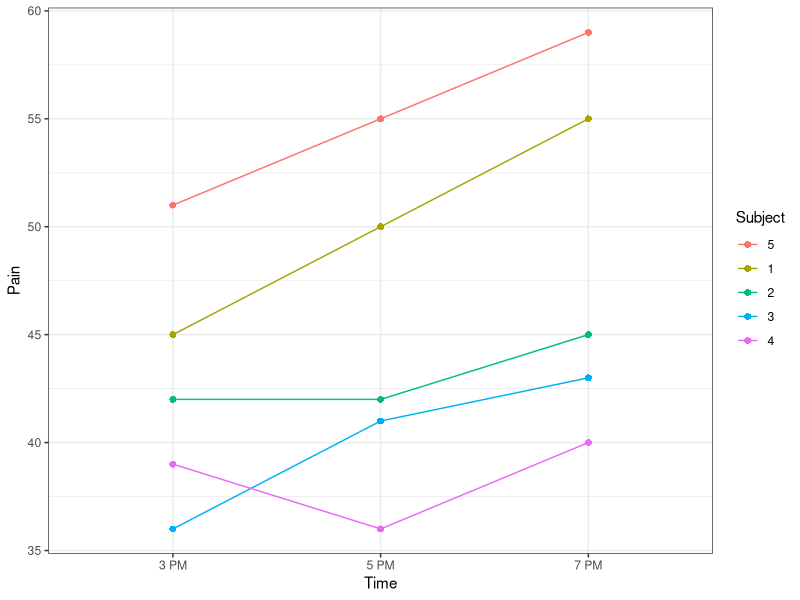
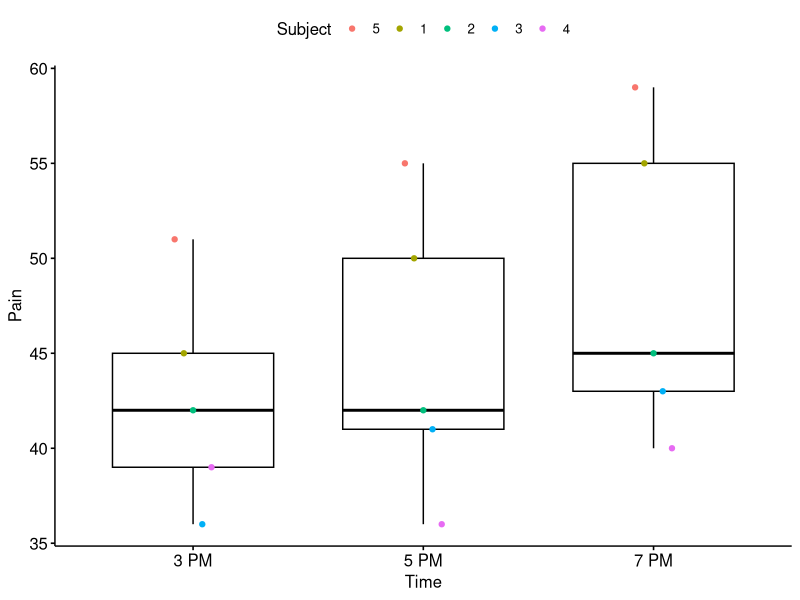
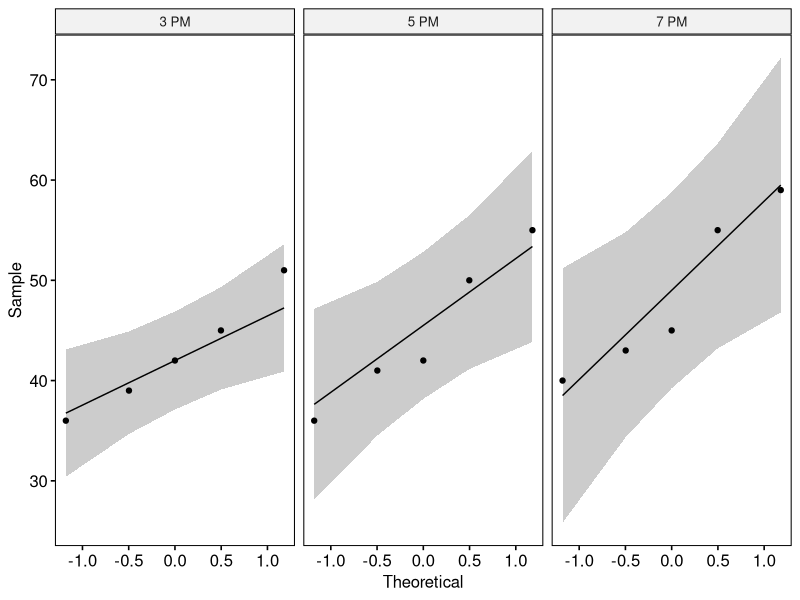
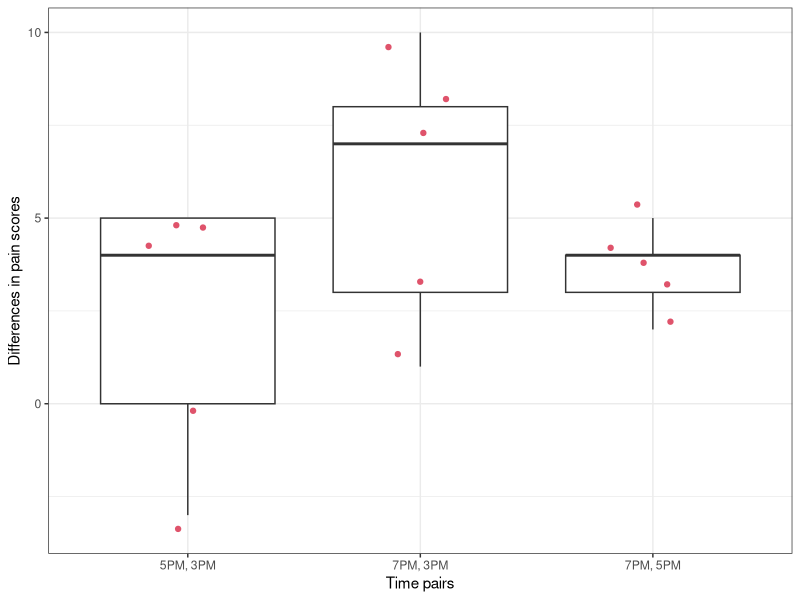
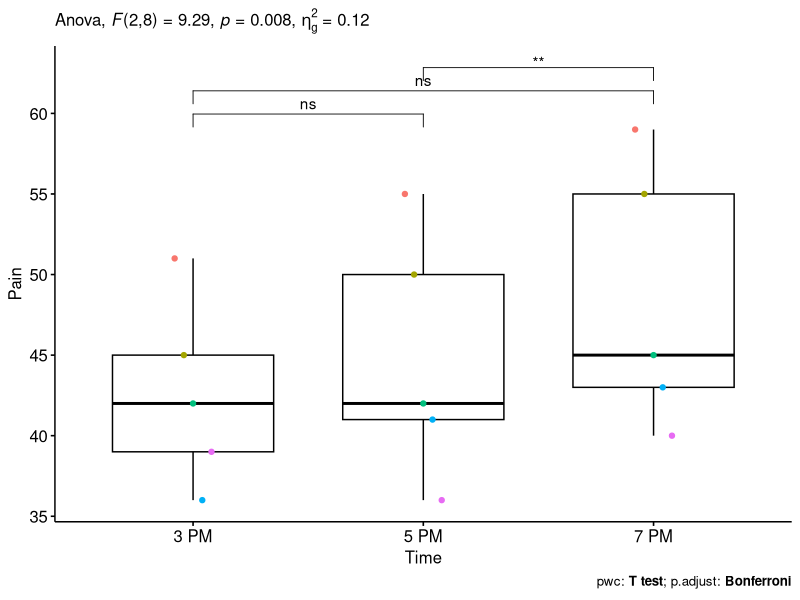
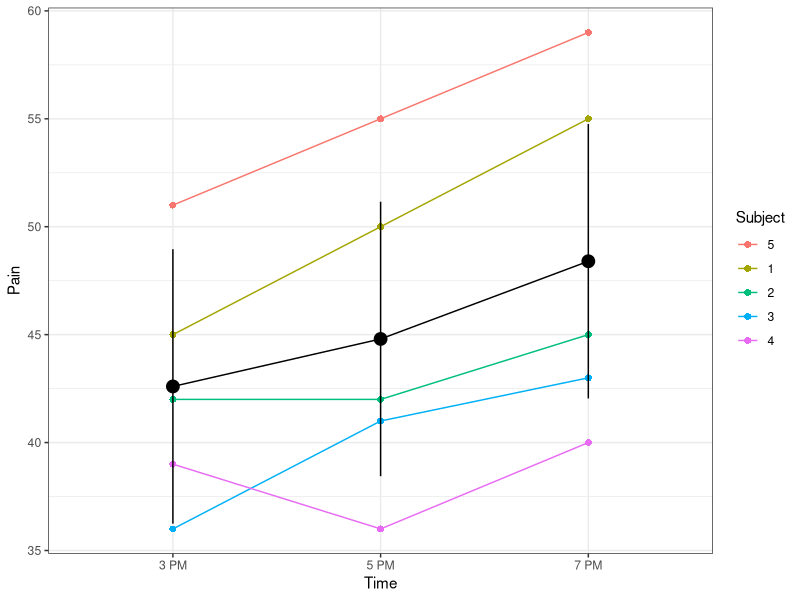
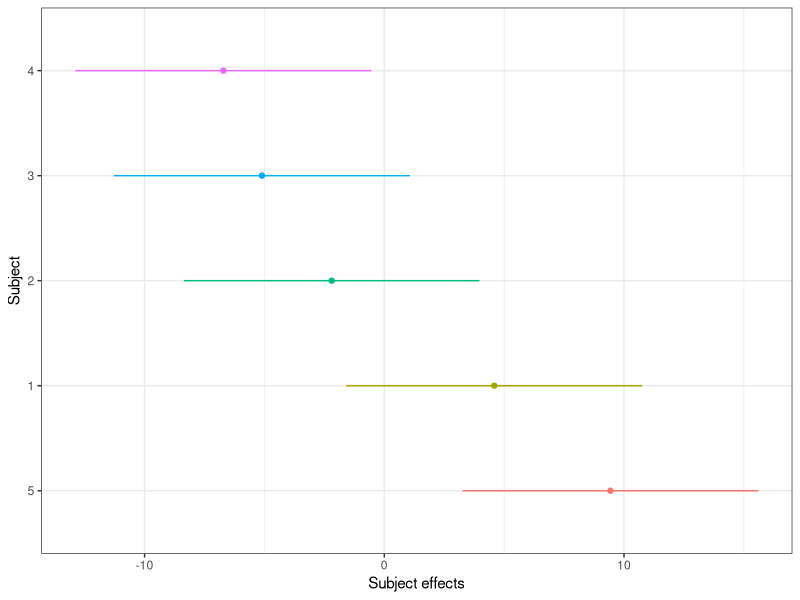
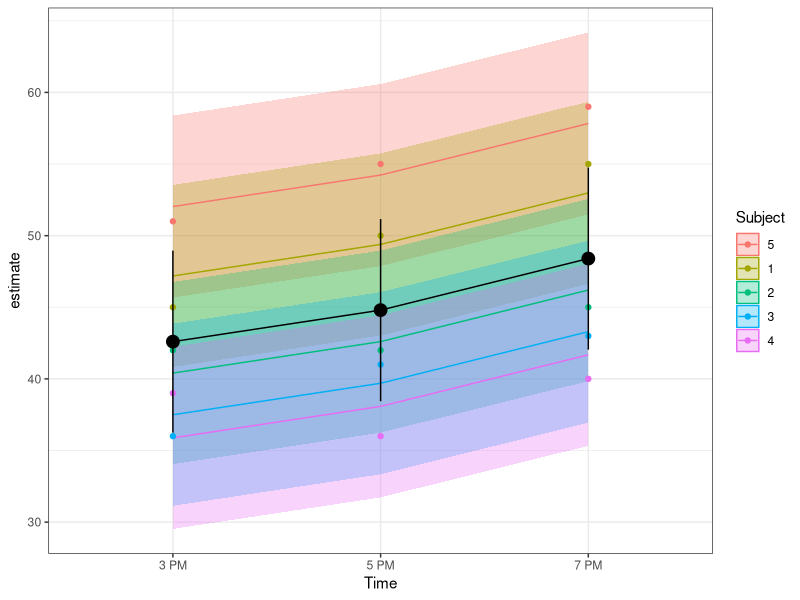

The R source for these figures, in order: (Note: this script raises an error after producing the figures.)
## ---- chunk 1
knitr::opts_chunk$set(echo = TRUE)
# knitr::opts_knit$set(root.dir = "../data")
knitr::opts_chunk$set(fig.dim=c(5,3.5), out.width="70%", fig.retina=2)
## ---- chunk 2
library(tidyverse)
library(rstatix)
library(ggpubr)
library(glmmTMB)
library(marginaleffects)
library(patchwork)
theme_set(theme_bw())
## ---- chunk 3
dt <- tibble(
    Subject = as_factor(rep(1:5,each=3)),
    Time = as_factor(rep(c("3 PM","5 PM","7 PM"),5)),
    Pain = c(45, 50, 55, 42, 42, 45, 36, 41, 43, 39, 36, 40, 51, 55, 59)) |> 
  # reorder subject by their pain scores
  mutate(Subject = fct_reorder(Subject,-Pain,mean)) |> 
  # make another version of time: hours = hours since start of experiment
  mutate(Hour = (as.numeric(Time) - 1) * 2)
dt
## ---- chunk 4
gline <- ggplot(dt) +
  aes(x = Time, y = Pain, colour = Subject, group=Subject) +
  # geom_boxplot(aes(col=NULL, group=NULL)) +
  geom_point(size=2,pch=16) +
  geom_line()

gline
## ---- chunk 5
gbox <- ggboxplot(dt, x = "Time", y = "Pain", alpha=.5) +
  geom_point(aes(colour = Subject, group=Subject), position = position_dodge(.2)) 

gbox
## ---- chunk 6
dt |> 
  group_by(Time) |> 
  get_summary_stats(Pain, type = "mean_sd")
## ---- chunk 7
dt |>  
  group_by(Time) |> 
  shapiro_test(Pain) 
## ---- chunk 8
# from the 'ggpubr' package
ggqqplot(dt, "Pain", facet.by = "Time")
## ---- chunk 9

# dv = dependent variable (response,i.e, "Pain")
# wid = variable identifying the subjects: "Subject"
# within = within-subjects variable (fixed factor), i.e, "Time"

anova_pain <- anova_test(data = dt, dv = Pain, wid = Subject, within = Time)
anova_pain
## ---- chunk 10
diff_dt <- dt |> 
  group_by(Subject) |> 
  summarise(`5PM, 3PM` = Pain[Time=="5 PM"] - Pain[Time=="3 PM"],
            `7PM, 3PM` = Pain[Time=="7 PM"] - Pain[Time=="3 PM"],
            `7PM, 5PM` = Pain[Time=="7 PM"] - Pain[Time=="5 PM"]) |> 
  pivot_longer(cols=2:4, names_to = "Time pairs", values_to = "Differences in pain scores")

diff_dt
## ---- chunk 11
diff_dt |> group_by(`Time pairs`) |> summarise(sd(`Differences in pain scores`))
## ---- chunk 12
diff_dt |> ggplot() + 
  aes(x=`Time pairs`,y=`Differences in pain scores`) + 
  geom_boxplot() +
  geom_jitter(col=2,width=.2)
## ---- chunk 13
anova_pain$`Mauchly's Test for Sphericity`
## ---- chunk 14
anova_pain$`Sphericity Corrections`
## ---- chunk 15
pwc <- dt %>%
  pairwise_t_test(
    Pain ~ Time, paired = TRUE,
    p.adjust.method = "bonferroni"
    )
pwc
## ---- chunk 16
pwc <- pwc %>% add_xy_position(x = "Time")
gbox + 
  stat_pvalue_manual(pwc) +
  labs(
    subtitle = get_test_label(anova_pain, detailed = TRUE),
    caption = get_pwc_label(pwc)
  ) +  theme(legend.position="none")
## ---- chunk 17
lmm1 <- glmmTMB(Pain ~ Time + (1 | Subject), data=dt)
summary(lmm1)
## ---- chunk 18
# refit the model with lme4 to avoid issues with 
# glmmTMB not playing with marginaleffefcts
lmer1 <- lme4::lmer(Pain ~ Time + (1 | Subject), data=dt)

predf <- predictions(lmer1, by="Time")
## ---- chunk 19
gline +
  geom_point(
    data = predf, 
    aes(x=Time, y=estimate), inherit.aes = F, size=4
    ) +
  geom_line(
    data =predf, 
    aes(x=as.numeric(Time), y=estimate), 
    inherit.aes = F
    ) +
  geom_errorbar(
    data =predf, 
    aes(x=Time, ymin=conf.low, ymax=conf.high), 
    width=0, 
    inherit.aes = F
    ) 
## ---- chunk 20
ranef(lmm1)
## ---- chunk 21
predr <- predictions(lmer1, by="Subject") |> 
  # subtract the mean to get marginal effects
  mutate(pred.mar = estimate - mean(estimate),
         conf.low.mar = conf.low - mean(estimate),
         conf.high.mar = conf.high - mean(estimate))
predr
## ---- chunk 22
predr |> 
  ggplot() + 
  aes(x=Subject,y=pred.mar,col=Subject) +
  geom_point() +
  geom_errorbar(aes(ymin=conf.low.mar,
                    ymax=conf.high.mar),
                width=0) +
  ylab("Subject effects") +
  theme(legend.position="none") + coord_flip()
## ---- chunk 23
predall <- predictions(lmer1)
predall

## ---- chunk 24
ggplot(predall) +
  aes(x = Time, 
      y = estimate, 
      col=Subject, 
      group=Subject
      ) +
  geom_ribbon(
    aes(ymin=conf.low, 
        ymax=conf.high, 
        col=NULL,
        fill = Subject), 
    width=0, alpha=.3
    ) +
  geom_line() + 
  geom_point(data=dt, 
             aes(y=Pain)
             ) +
  geom_point(data =predf, 
             aes(x=Time, y=estimate), 
             inherit.aes = F, size=4
             ) +
  geom_line(data =predf, 
            aes(x=as.numeric(Time), y=estimate), 
            inherit.aes = F
            ) +
  geom_errorbar(data =predf,
                aes(x=Time, ymin=conf.low, ymax=conf.high),
                width=0, inherit.aes = F)
 
## ---- chunk 25
# fit the model
glmmtmb_mixreg1 <- glmmTMB(Pain ~ Hour + (Hour | Subject), data = dt)
summary(glmmtmb_mixreg1)
## ---- chunk 26
# fit the model
lmer_mixreg1 <- lme4::lmer(Pain ~ Hour + (Hour | Subject), data = dt)
summary(lmer_mixreg1)
## ---- chunk 27
# fit the model
glmmtmb_mixreg1_reml <- update(glmmtmb_mixreg1, REML = T)
summary(glmmtmb_mixreg1_reml)
## ---- chunk 28
ranef(glmmtmb_mixreg1_reml)
## ---- chunk 29
ranef(glmmtmb_mixreg1_reml)[[1]]$Subject |> cor()
## ---- chunk 30
plot_predictions(
  lmer_mixreg1, 
  condition = c("Hour", "Subject")
  ) +
  geom_point(
    data=dt, 
    aes(x=Hour,y=Pain,col=Subject)
  )
## ---- chunk 31
glmmtmb_mixreg2 <- glmmTMB(
  Pain ~ Hour + (1 | Subject) + (0 + Hour | Subject), 
  data = dt)

summary(glmmtmb_mixreg2)
## ---- chunk 32
lmer_mixreg2 <- lme4::lmer(
  Pain ~ Hour + (1 | Subject) + (0 + Hour | Subject), 
  data = dt)

lmer_predf_mixreg2 <- predictions(lmer_mixreg2, by="Hour")
lmer_predf_mixreg2

## ---- chunk 33
g1 <- plot_predictions(
    lmer_mixreg2, 
    condition = c("Hour", "Subject")
    ) +
  # add raw data
  geom_point(
    data = dt, 
    aes(x=Hour,y=Pain,col=Subject)
    ) +
  # add overall mean
  geom_ribbon(
    data = lmer_predf_mixreg2,
    aes(x=Hour,ymin=conf.low,ymax=conf.high), 
    alpha=.2
    ) +
  geom_line(
    data = lmer_predf_mixreg2, 
    aes(x=Hour, y=estimate), 
    size=1)

g1
## ---- chunk 34
ranef(lmer_mixreg2)
## ---- chunk 35
slopes(lmer_mixreg2, by="Subject") 
## ---- chunk 36

resid_by_hour <- 
  predictions(lmer_mixreg2) |> 
  mutate(Residuals = Pain - estimate) |> 
  ggplot() +
  geom_hline(yintercept=0) +
  aes(x=Hour,y=Residuals,col=Subject) +
  geom_point() 

resid_by_subject <- 
  predictions(lmer_mixreg2) |> 
  mutate(Residuals = Pain - estimate,
         Hour = as_factor(Hour)) |> 
  ggplot() +
  geom_hline(yintercept=0) +
  aes(x=Subject,y=Residuals,col=Hour) +
  geom_point()

resid_by_hour + resid_by_subject
## ---- chunk 37
glmmtmb_lmm3 <- glmmTMB(Pain ~ Hour + (1 | Subject), data = dt)
summary(glmmtmb_lmm3)
## ---- chunk 38
anova(glmmtmb_lmm3, glmmtmb_mixreg2)
## ---- chunk 39
# fit a fixed-effects linear model with interaction
flm <- lm(Pain ~ Hour * Subject, data = dt)
## ---- chunk 40
# Extract intercepts and slopes from fixed and mixed models
pars_fix_rand <- bind_rows(
  
  marginaleffects(
    flm,
    variable="Hour",
    by="Subject"
    ) |> 
    as.data.frame() |> 
    transmute(
      Subject, 
      Value = estimate, 
      Parameter = "Slope", 
      Model = "Fixed"
      ),
  
  marginaleffects(
    lmer_mixreg2,
    variable="Hour",
    by="Subject"
    ) |> 
    as.data.frame()  |> 
    transmute(
      Subject, 
      Value=estimate, 
      Parameter="Slope", 
      Model="Random"
      ),
  
  predictions(flm) |> 
    filter(Hour == 0) |> 
    transmute(
      Subject,
      Value=estimate,
      Parameter="Intercept",
      Model="Fixed"
      ),
  
  predictions(lmer_mixreg2) |> 
    filter(Hour == 0) |> 
    transmute(
      Subject,
      Value=estimate,
      Parameter="Intercept",
      Model="Random")
  )

# Plot them
ggplot(pars_fix_rand) +
  aes(
    x=Model,
    y=Value,
    col=Subject,
    group=Subject
    ) +
  geom_point() + 
  geom_line() +
  facet_wrap(.~Parameter, scales="free") +
  ggtitle("Shrinkage of Subject effects on intercept and slope parameters",
    subtitle = "Comparison of estimates between fixed-effects and mixed-effects models")
## ---- chunk 41
pars_fix_rand |> 
  pivot_wider(values_from = Value, names_from = Parameter) |> 
  ggplot() +
  aes(x=Intercept,y=Slope,col=Subject) +
  geom_point() +
  facet_wrap(~Model) +
  ggtitle("Intercept vs slope estimates for fixed model vs mixed model")
## ---- chunk 42
# get predictions from fixed and random models
preds_fix_rand <- bind_rows(
  predictions(glmmtmb_mixreg2) |> 
    as.data.frame() |> 
    select(Subject, Hour, Pain=estimate) |> 
    mutate(Model="Random") ,
  predictions(flm) |> 
    as.data.frame() |> 
    select(Subject, Hour, Pain=estimate) |> 
    mutate(Model="Fixed")
)

# plot data and predictions
dt |> 
  ggplot() +
  aes(x=Hour,y=Pain,col=Subject) +
  geom_point() +
  geom_line(aes(linetype=Model),
            data = preds_fix_rand) +
  ggtitle("Regression lines by subject for fixed model vs mixed model")
## ---- chunk 43
anova(lmm1, glmmtmb_mixreg1, glmmtmb_mixreg2)
